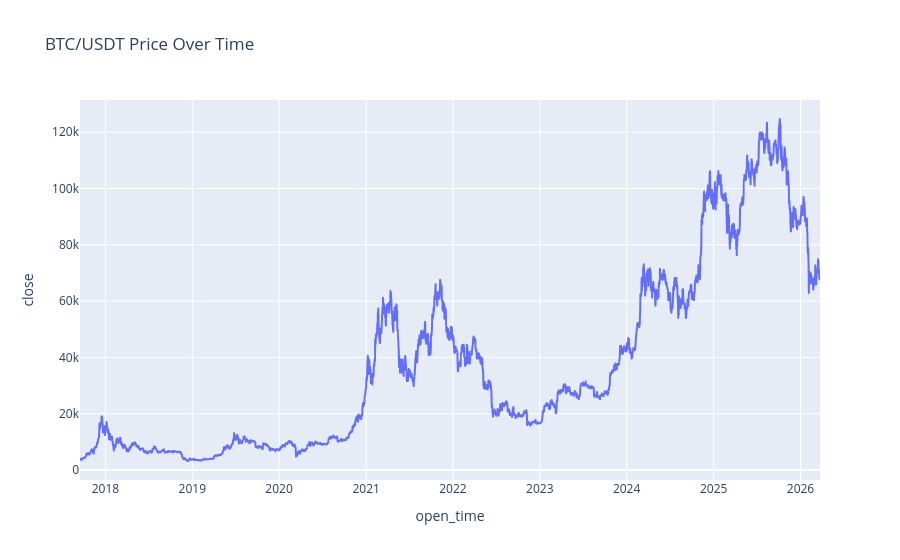

The cell this chart's notebook holds for it:
### Markdown cell above
**Bitcoin Price Over Time**

### Code cell
figure=px.line(df, x="open_time", y="close", title="BTC/USDT Price Over Time")
figure.show()

### Figure 1 — Plotly figure (JSON) as saved in the notebook; plotly's stock layout.template omitted (floating-point values rounded to 4 significant figures; data arrays with more than 128 entries replaced by an {"elided": "..."} marker saying what was removed)
{"data": [{"hovertemplate": "open_time=%{x}<br>close=%{y}<extra></extra>", "legendgroup": "", "line": {"color": "#636efa", "dash": "solid"}, "marker": {"symbol": "circle"}, "mode": "lines", "name": "", "showlegend": false, "type": "scattergl", "x": {"elided": "3112 str values"}, "xaxis": "x", "y": {"elided": "3112 float values"}, "yaxis": "y"}], "layout": {"legend": {"tracegroupgap": 0}, "title": {"text": "BTC/USDT Price Over Time"}, "xaxis": {"anchor": "y", "domain": [0, 1], "title": {"text": "open_time"}}, "yaxis": {"anchor": "x", "domain": [0, 1], "title": {"text": "close"}}}}
